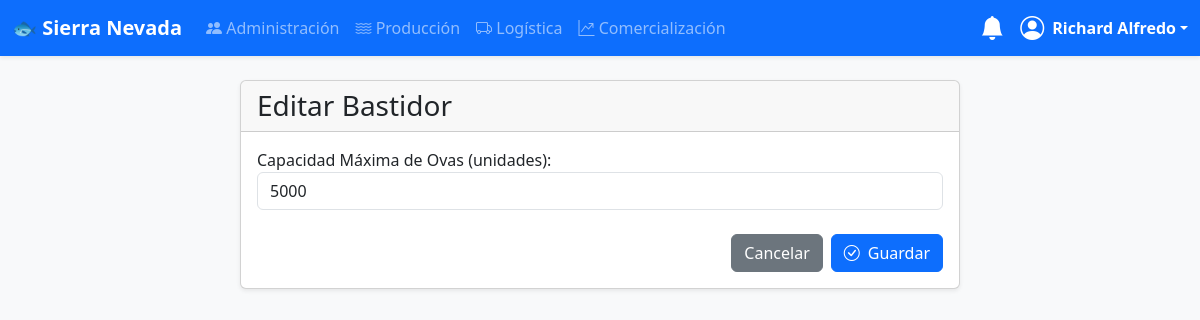
The page /produccion/bastidor/47/editar/ (signed in) on the database its author committed.
### usuarios/models.py (models this page shows, shortened)
class CustomUser(AbstractUser):
    dni = models.CharField(max_length=8, unique=True, null=True, blank=True)
    pregunta_seguridad = models.ForeignKey(PreguntaSeguridad, on_delete=models.SET_NULL, null=True, blank=True)
    respuesta_seguridad = models.CharField(max_length=255, null=True, blank=True)
    groups = models.ManyToManyField('auth.Group', related_name='customuser_set', blank=True, verbose_name='grupos')
    user_permissions = models.ManyToManyField('auth.Permission', related_name='customuser_set', blank=True)

### produccion/models.py (models this page shows, shortened)
class Bastidor(models.Model):
    codigo = models.CharField(max_length=50, unique=True, blank=True, editable=False)
    capacidad_maxima_unidades = models.PositiveIntegerField(default=0, help_text="Capacidad máxima en unidades de ovas")
    esta_disponible = models.BooleanField(default=True)

### produccion/views.py (the view, shortened to what this page needs)
# urls.py: path('bastidor/<int:pk>/editar/', views.BastidorUpdateView.as_view(), name='bastidor-update'),
class BastidorUpdateView(ProduccionPermissionMixin, UpdateView):
    model = Bastidor
    form_class = BastidorForm
    template_name = 'produccion/unidad_form.html'
    success_url = reverse_lazy('bastidor-list')
    extra_context = {'tipo_unidad': 'Bastidor'}
    def get_form(self, form_class=None):
        form = super().get_form(form_class)
        form.fields.pop('cantidad_a_crear', None)
        return form

### produccion/forms.py
class BastidorForm(forms.ModelForm):
    cantidad_a_crear = forms.IntegerField(
        min_value=1,
        initial=1,
        label="Cantidad a crear",
        required=True, # Lo hacemos requerido para la creación
        help_text="Crea múltiples bastidores con la misma capacidad."
    )
    class Meta:
        model = Bastidor
        fields = ['capacidad_maxima_unidades']
        labels = {
            'capacidad_maxima_unidades': 'Capacidad Máxima de Ovas (unidades)'
        }

### produccion/views.py (called while the page is built)
    def test_func(self):
        return self.request.user.is_staff or self.request.user.groups.filter(name='Produccion').exists()

### usuarios/templatetags/auth_extras.py (called while the page is built)
@register.filter(name='has_group')
def has_group(user, group_name):
    return user.groups.filter(name=group_name).exists()

### templates/produccion/unidad_form.html (shortened to what this page needs)
{% extends "base.html" %}
{% block content %}
<div class="container mt-4">
    <div class="row justify-content-center">
        <div class="col-lg-8">
            <div class="card shadow-sm">
                <div class="card-header">
                    <h3 class="mb-0">{% if object %}Editar{% else %}Crear{% endif %} {{ tipo_unidad }}</h3>
                </div>
                <div class="card-body">
                    <form method="post" novalidate>
                        <div class="mb-3">
                            {{ form.capacidad_maxima_unidades.label_tag }}
                            {{ form.capacidad_maxima_unidades }}
                        </div>
                        <div class="d-flex justify-content-end mt-4">
                            <a href="{% url 'bastidor-list' %}" class="btn btn-secondary me-2">Cancelar</a>
                            <button type="submit" class="btn btn-primary"><i class="bi bi-check-circle me-2"></i>Guardar</button>
                        </div>
                    </form>
                </div>
            </div>
        </div>
    </div>
</div>
{% endblock %}

### templates/base.html (shortened to what this page needs)
<!doctype html>
<html lang="es">
{% load auth_extras %}
{% load static %} <head>
    <link href="https://cdn.jsdelivr.net/npm/bootstrap@5.3.3/dist/css/bootstrap.min.css" rel="stylesheet">
    <link rel="stylesheet" href="https://cdn.jsdelivr.net/npm/bootstrap-icons@1.11.3/font/bootstrap-icons.min.css">
</head>
<body>
    <nav class="navbar navbar-expand-lg navbar-dark bg-primary shadow-sm sticky-top">
        <div class="container-fluid">
            <a class="navbar-brand fw-bold" href="{% url 'welcome' %}">🐟 Sierra Nevada</a>
            <div class="collapse navbar-collapse" id="mainNavbar">
                {% if user.is_authenticated %}
                <ul class="navbar-nav me-auto mb-2 mb-lg-0">
                    {% if user.is_staff %}
                    <li class="nav-item"><a class="nav-link" href="{% url 'user-list' %}"><i class="bi bi-people-fill"></i> Administración</a></li>
                    {% endif %}
                    {% if user|has_group:"Produccion" %}
                    <li class="nav-item"><a class="nav-link" href="{% url 'dashboard-produccion' %}"><i class="bi bi-water"></i> Producción</a></li>
                    {% endif %}
                    {% if user|has_group:"Logistica" %}
                    <li class="nav-item"><a class="nav-link" href="{% url 'dashboard-logistica' %}"><i class="bi bi-truck"></i> Logística</a></li>
                    {% endif %}
                    {% if user|has_group:"Comercializacion" %}
                    <li class="nav-item"><a class="nav-link" href="{% url 'dashboard-comercializacion' %}"><i class="bi bi-graph-up-arrow"></i> Comercialización</a></li>
                    {% endif %}
                </ul>
                <div class="dropdown me-3">
                    <a href="#" class="d-flex align-items-center text-white text-decoration-none position-relative" id="notificationsDropdown" data-bs-toggle="dropdown" aria-expanded="false">
                        <i class="bi bi-bell-fill fs-4"></i>
                    </a>
                </div>
                <div class="dropdown">
                    <a href="#" class="d-flex align-items-center text-white text-decoration-none dropdown-toggle" data-bs-toggle="dropdown">
                        <i class="bi bi-person-circle fs-4 me-2"></i>
                        <strong>{{ user.first_name|default:user.username }}</strong>
                    </a>
                </div>
                {% endif %}
            </div>
        </div>
    </nav>
    <main class="container my-4">
        {% block content %}{% endblock %}
    </main>
</body>
</html>

### templates/base.html (style rules this page uses)
body { background-color: #f8f9fa; }
.card { box-shadow: 0 2px 4px rgba(0,0,0,0.05); }

### rows shown on the page
CustomUser: first_name "Richard Alfredo"
Bastidor: capacidad_maxima_unidades "5000"

### other values the page prints
{{ tipo_unidad }} "Bastidor"
